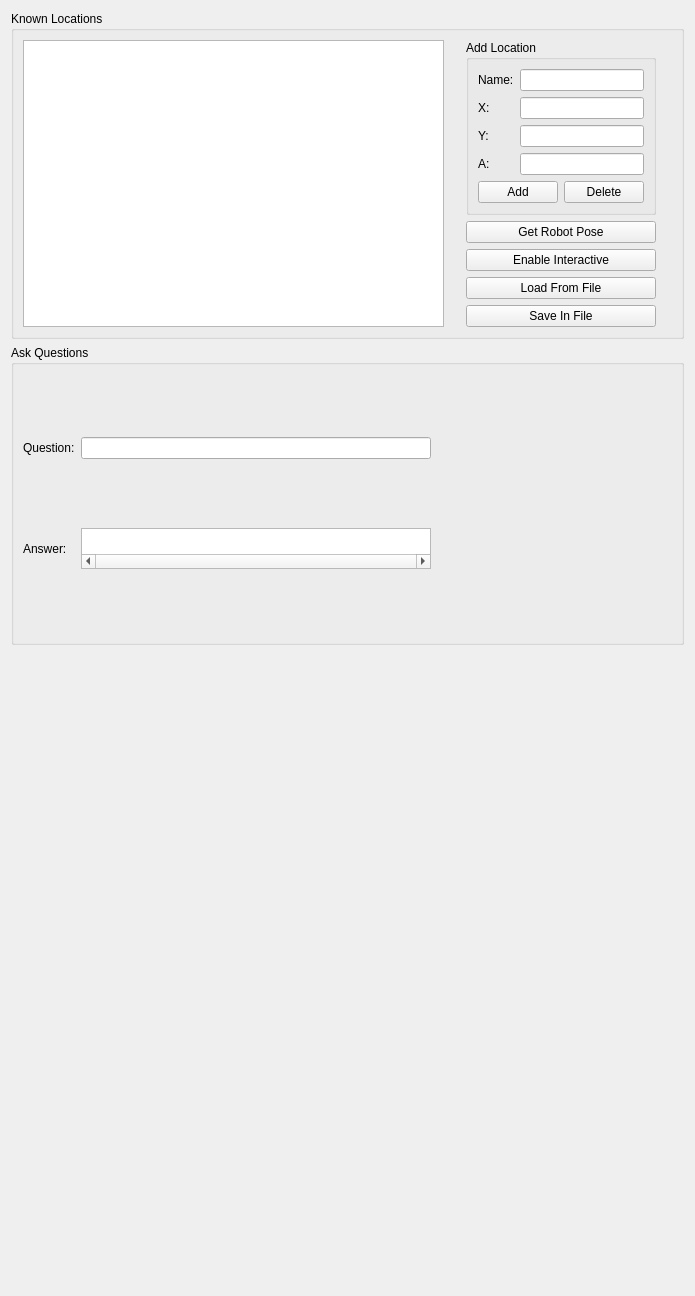
           <widget class="QWidget" name="scrollAreaWidgetContents_4">
            <property name="geometry">
             <rect>
              <x>0</x>
              <y>0</y>
              <width>695</width>
              <height>1296</height>
             </rect>
            </property>
            <layout class="QVBoxLayout" name="verticalLayout_29">
             <item>
              <layout class="QHBoxLayout" name="horizontalLayout_37">
               <item>
                <layout class="QVBoxLayout" name="verticalLayout_28">
                 <item>
                  <widget class="QGroupBox" name="groupKnownLoc">
                   <property name="title">
                    <string>Known Locations</string>
                   </property>
                   <layout class="QHBoxLayout" name="horizontalLayout_23">
                    <item>
                     <layout class="QHBoxLayout" name="horizontalLayout_25">
                      <item>
                       <widget class="QTableWidget" name="locTableWidget">
                        <property name="minimumSize">
                         <size>
                          <width>421</width>
                          <height>221</height>
                         </size>
                        </property>
                       </widget>
                      </item>
                      <item>
                       <spacer name="horizontalSpacer_22">
                        <property name="orientation">
                         <enum>Qt::Horizontal</enum>
                        </property>
                        <property name="sizeType">
                         <enum>QSizePolicy::Maximum</enum>
                        </property>
                        <property name="sizeHint" stdset="0">
                         <size>
                          <width>40</width>
                          <height>20</height>
                         </size>
                        </property>
                       </spacer>
                      </item>
                     </layout>
                    </item>
                    <item>
                     <layout class="QHBoxLayout" name="horizontalLayout_26">
                      <item>
                       <layout class="QVBoxLayout" name="verticalLayout_23">
                        <item>
                         <widget class="QGroupBox" name="editLoc">
                          <property name="title">
                           <string>Add Location</string>
                          </property>
                          <layout class="QVBoxLayout" name="verticalLayout_22">
                           <item>
                            <layout class="QGridLayout" name="gridLayout_12">
                             <item row="0" column="0">
                              <widget class="QLabel" name="labNewNameLoc">
                               <property name="text">
                                <string>Name:</string>
                               </property>
                              </widget>
                             </item>
                             <item row="0" column="1">
                              <widget class="QLineEdit" name="addNameLoc"/>
                             </item>
                             <item row="1" column="0">
                              <widget class="QLabel" name="labNewXLoc">
                               <property name="text">
                                <string>X:</string>
                               </property>
                              </widget>
                             </item>
                             <item row="1" column="1">
                              <widget class="QLineEdit" name="addXLoc"/>
                             </item>
                             <item row="2" column="0">
                              <widget class="QLabel" name="labNewYLoc">
                               <property name="text">
                                <string>Y:</string>
                               </property>
                              </widget>
                             </item>
                             <item row="2" column="1">
                              <widget class="QLineEdit" name="addYLoc"/>
                             </item>
                             <item row="3" column="0">
                              <widget class="QLabel" name="labNewALoc">
                               <property name="text">
                                <string>A:</string>
                               </property>
                              </widget>
                             </item>
                             <item row="3" column="1">
                              <widget class="QLineEdit" name="addALoc"/>
                             </item>
                            </layout>
                           </item>
                           <item>
                            <layout class="QHBoxLayout" name="horizontalLayout_22">
                             <item>
                              <widget class="QPushButton" name="addLoc">
                               <property name="text">
                                <string>Add</string>
                               </property>
                              </widget>
                             </item>
                             <item>
                              <widget class="QPushButton" name="removeLoc">
                               <property name="text">
                                <string>Delete</string>
                               </property>
                              </widget>
                             </item>
                            </layout>
                           </item>
                          </layout>
                         </widget>
                        </item>
                        <item>
                         <layout class="QVBoxLayout" name="verticalLayout_21">
                          <item>
                           <widget class="QPushButton" name="GetRobotPose">
                            <property name="text">
                             <string>Get Robot Pose</string>
                            </property>
                           </widget>
                          </item>
                          <item>
                           <widget class="QPushButton" name="enInteractiveEdit">
                            <property name="text">
                             <string>Enable Interactive</string>
                            </property>
                           </widget>
                          </item>
                          <item>
                           <widget class="QPushButton" name="loadFromFile">
                            <property name="text">
                             <string>Load From File</string>
                            </property>
                           </widget>
                          </item>
                          <item>
                           <widget class="QPushButton" name="SaveInFile">
                            <property name="text">
                             <string>Save In File</string>
                            </property>
                           </widget>
                          </item>
                         </layout>
                        </item>
                       </layout>
                      </item>
                      <item>
                       <spacer name="horizontalSpacer_23">
                        <property name="orientation">
                         <enum>Qt::Horizontal</enum>
                        </property>
                        <property name="sizeHint" stdset="0">
                         <size>
                          <width>40</width>
                          <height>20</height>
                         </size>
                        </property>
                       </spacer>
                      </item>
                     </layout>
                    </item>
                    <item>
                     <spacer name="horizontalSpacer_25">
                      <property name="orientation">
                       <enum>Qt::Horizontal</enum>
                      </property>
                      <property name="sizeHint" stdset="0">
                       <size>
                        <width>14</width>
                        <height>20</height>
                       </size>
                      </property>
                     </spacer>
                    </item>
                   </layout>
                  </widget>
                 </item>
                 <item>
                  <widget class="QGroupBox" name="groupPredQuestion">
                   <property name="title">
                    <string>Ask Questions</string>
                   </property>
                   <layout class="QHBoxLayout" name="horizontalLayout_30">
                    <item>
                     <layout class="QVBoxLayout" name="verticalLayout_13">
                      <item>
                       <layout class="QHBoxLayout" name="horizontalLayout_28">
                        <item>
                         <widget class="QLabel" name="labelQues">
                          <property name="text">
                           <string>Question:</string>
                          </property>
                         </widget>
                        </item>
                        <item>
                         <widget class="QLineEdit" name="quesReq">
                          <property name="minimumSize">
                           <size>
                            <width>350</width>
                            <height>22</height>
                           </size>
                          </property>
                         </widget>
                        </item>
                       </layout>
                      </item>
                      <item>
                       <layout class="QHBoxLayout" name="horizontalLayout_29">
                        <item>
                         <widget class="QLabel" name="labelAns">
                          <property name="text">
                           <string>Answer:</string>
                          </property>
                         </widget>
                        </item>
                        <item>
                         <widget class="QTextBrowser" name="browserAnswerResp">
                          <property name="maximumSize">
                           <size>
                            <width>350</width>
                            <height>41</height>
                           </size>
                          </property>
                          <property name="verticalScrollBarPolicy">
                           <enum>Qt::ScrollBarAlwaysOff</enum>
                          </property>
                          <property name="horizontalScrollBarPolicy">
                           <enum>Qt::ScrollBarAlwaysOn</enum>
                          </property>
                          <property name="lineWrapMode">
                           <enum>QTextEdit::NoWrap</enum>
                          </property>
                         </widget>
                        </item>
                       </layout>
                      </item>
                     </layout>
                    </item>
                    <item>
                     <spacer name="horizontalSpacer_24">
                      <property name="orientation">
                       <enum>Qt::Horizontal</enum>
                      </property>
                      <property name="sizeHint" stdset="0">
                       <size>
                        <width>266</width>
                        <height>20</height>
                       </size>
                      </property>
                     </spacer>
                    </item>
                   </layout>
                  </widget>
                 </item>
                </layout>
               </item>
               <item>
                <spacer name="horizontalSpacer_34">
                 <property name="orientation">
                  <enum>Qt::Horizontal</enum>
                 </property>
                 <property name="sizeHint" stdset="0">
                  <size>
                   <width>40</width>
                   <height>20</height>
                  </size>
                 </property>
                </spacer>
               </item>
              </layout>
             </item>
             <item>
              <spacer name="verticalSpacer_5">
               <property name="orientation">
                <enum>Qt::Vertical</enum>
               </property>
               <property name="sizeHint" stdset="0">
                <size>
                 <width>20</width>
                 <height>640</height>
                </size>
               </property>
              </spacer>
             </item>
            </layout>
           </widget>
